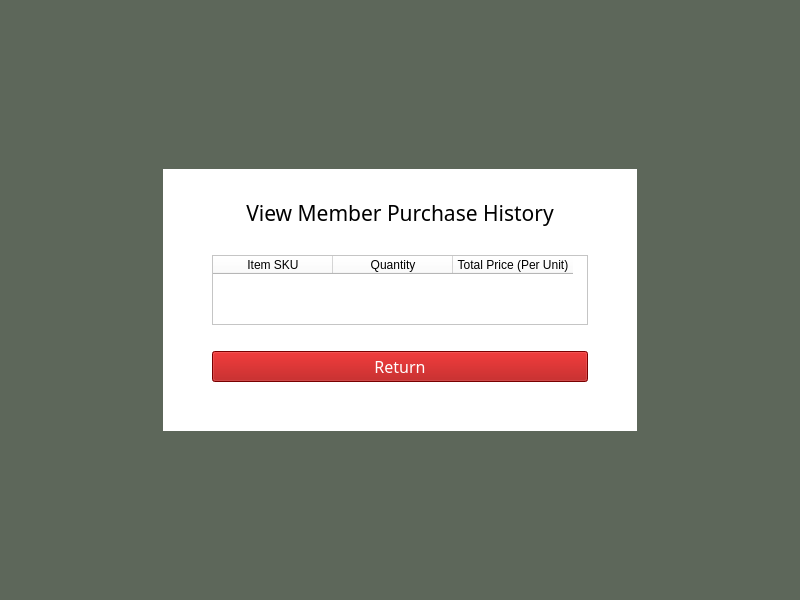
<?xml version="1.0" encoding="UTF-8"?>
<ui version="4.0">
 <class>MainWindow</class>
 <widget class="QMainWindow" name="MainWindow">
  <property name="geometry">
   <rect>
    <x>0</x>
    <y>0</y>
    <width>800</width>
    <height>600</height>
   </rect>
  </property>
  <property name="windowTitle">
   <string>Limitless Loyalty</string>
  </property>
  <property name="styleSheet">
   <string notr="true">background-color: rgb(93, 103, 90);</string>
  </property>
  <widget class="QWidget" name="centralwidget">
   <layout class="QGridLayout" name="gridLayout_2">
    <item row="1" column="1">
     <widget class="QWidget" name="gridWidget" native="true">
      <property name="styleSheet">
       <string notr="true">background-color: rgb(255, 255, 255);</string>
      </property>
      <layout class="QGridLayout" name="gridLayout">
       <item row="3" column="1">
        <widget class="QTableWidget" name="tableWidget">
         <property name="sizeAdjustPolicy">
          <enum>QAbstractScrollArea::AdjustToContents</enum>
         </property>
         <property name="selectionMode">
          <enum>QAbstractItemView::NoSelection</enum>
         </property>
         <attribute name="horizontalHeaderCascadingSectionResizes">
          <bool>true</bool>
         </attribute>
         <attribute name="horizontalHeaderDefaultSectionSize">
          <number>120</number>
         </attribute>
         <attribute name="horizontalHeaderMinimumSectionSize">
          <number>50</number>
         </attribute>
         <attribute name="horizontalHeaderStretchLastSection">
          <bool>false</bool>
         </attribute>
         <column>
          <property name="text">
           <string>Item SKU</string>
          </property>
         </column>
         <column>
          <property name="text">
           <string>Quantity</string>
          </property>
         </column>
         <column>
          <property name="text">
           <string>Total Price (Per Unit)</string>
          </property>
         </column>
        </widget>
       </item>
       <item row="4" column="1">
        <spacer name="horizontalSpacer_6">
         <property name="orientation">
          <enum>Qt::Horizontal</enum>
         </property>
         <property name="sizeHint" stdset="0">
          <size>
           <width>40</width>
           <height>20</height>
          </size>
         </property>
        </spacer>
       </item>
       <item row="2" column="1">
        <widget class="QLabel" name="errMsg">
         <property name="font">
          <font>
           <family>Times New Roman</family>
           <pointsize>10</pointsize>
          </font>
         </property>
         <property name="styleSheet">
          <string notr="true">color: rgb(255, 255, 255);</string>
         </property>
         <property name="text">
          <string>&lt;DEFAULT ERROR TEXT&gt;</string>
         </property>
         <property name="alignment">
          <set>Qt::AlignCenter</set>
         </property>
        </widget>
       </item>
       <item row="6" column="1">
        <spacer name="verticalSpacer_2">
         <property name="orientation">
          <enum>Qt::Vertical</enum>
         </property>
         <property name="sizeHint" stdset="0">
          <size>
           <width>20</width>
           <height>40</height>
          </size>
         </property>
        </spacer>
       </item>
       <item row="3" column="0">
        <spacer name="horizontalSpacer">
         <property name="orientation">
          <enum>Qt::Horizontal</enum>
         </property>
         <property name="sizeHint" stdset="0">
          <size>
           <width>40</width>
           <height>20</height>
          </size>
         </property>
        </spacer>
       </item>
       <item row="5" column="1">
        <widget class="QPushButton" name="returnBtn">
         <property name="font">
          <font>
           <family>Bell MT</family>
           <pointsize>12</pointsize>
          </font>
         </property>
         <property name="styleSheet">
          <string notr="true">background-color: rgb(170, 0, 0);
color: rgb(255, 255, 255);</string>
         </property>
         <property name="text">
          <string>Return</string>
         </property>
        </widget>
       </item>
       <item row="1" column="1">
        <widget class="QLabel" name="label">
         <property name="font">
          <font>
           <family>Bell MT</family>
           <pointsize>16</pointsize>
          </font>
         </property>
         <property name="text">
          <string>View Member Purchase History</string>
         </property>
         <property name="alignment">
          <set>Qt::AlignCenter</set>
         </property>
        </widget>
       </item>
       <item row="0" column="1">
        <spacer name="horizontalSpacer_5">
         <property name="orientation">
          <enum>Qt::Horizontal</enum>
         </property>
         <property name="sizeHint" stdset="0">
          <size>
           <width>40</width>
           <height>20</height>
          </size>
         </property>
        </spacer>
       </item>
       <item row="3" column="2">
        <spacer name="horizontalSpacer_2">
         <property name="orientation">
          <enum>Qt::Horizontal</enum>
         </property>
         <property name="sizeHint" stdset="0">
          <size>
           <width>40</width>
           <height>20</height>
          </size>
         </property>
        </spacer>
       </item>
      </layout>
     </widget>
    </item>
    <item row="1" column="0">
     <spacer name="horizontalSpacer_3">
      <property name="orientation">
       <enum>Qt::Horizontal</enum>
      </property>
      <property name="sizeHint" stdset="0">
       <size>
        <width>40</width>
        <height>20</height>
       </size>
      </property>
     </spacer>
    </item>
    <item row="1" column="2">
     <spacer name="horizontalSpacer_4">
      <property name="orientation">
       <enum>Qt::Horizontal</enum>
      </property>
      <property name="sizeHint" stdset="0">
       <size>
        <width>40</width>
        <height>20</height>
       </size>
      </property>
     </spacer>
    </item>
    <item row="2" column="1">
     <spacer name="verticalSpacer_3">
      <property name="orientation">
       <enum>Qt::Vertical</enum>
      </property>
      <property name="sizeHint" stdset="0">
       <size>
        <width>20</width>
        <height>40</height>
       </size>
      </property>
     </spacer>
    </item>
    <item row="0" column="1">
     <spacer name="verticalSpacer_4">
      <property name="orientation">
       <enum>Qt::Vertical</enum>
      </property>
      <property name="sizeHint" stdset="0">
       <size>
        <width>20</width>
        <height>40</height>
       </size>
      </property>
     </spacer>
    </item>
   </layout>
  </widget>
 </widget>
 <resources/>
 <connections/>
</ui>
